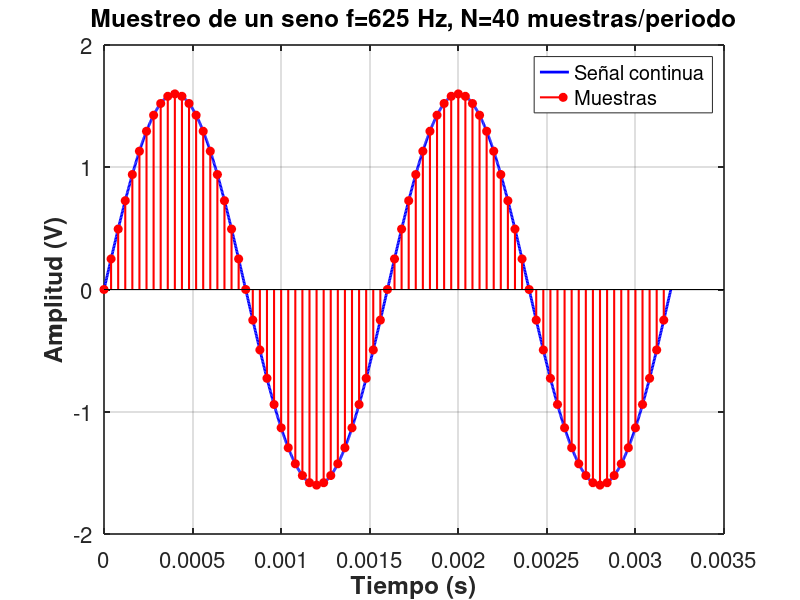

The MATLAB script that drew this image:
% Comunicaciones Digitales UMNG / jose.rugeles@Unimilitar.edu.co
% Programa: muestreo

f = 625;        % frecuencia de la señal (Hz)
T = 1/f;        % periodo (s)
A = 1.6;        % amplitud (V)
NT = 2;         % nº de periodos a capturar
N = 40;         % nº de muestras por periodo
ts = T/N;       % periodo de muestreo (s)

% Vector de tiempo para las muestras (N*NT puntos exactos)
t = 0:ts:(NT*T - ts);
V = A * sin(2*pi*f*t);  % señal muestreada

% Señal continua para comparación
t_cont = 0:ts/20:NT*T;
V_cont = A * sin(2*pi*f*t_cont);

% ===== Gráfica =====
figure('Position',[100 100 900 400]);  % tamaño ventana
plot(t_cont, V_cont, 'b-', 'LineWidth',2); hold on;
stem(t, V, 'r','filled','LineWidth',1.5);

xlabel('Tiempo (s)','FontSize',20,'FontWeight','bold');
ylabel('Amplitud (V)','FontSize',20,'FontWeight','bold');
title(sprintf('Muestreo de un seno f=%d Hz, N=%d muestras/periodo', f, N), ...
      'FontSize',20,'FontWeight','bold');

legend({'Señal continua','Muestras'},'FontSize',14,'Location','best');
grid on;
set(gca,'FontSize',16,'LineWidth',1.2);   
